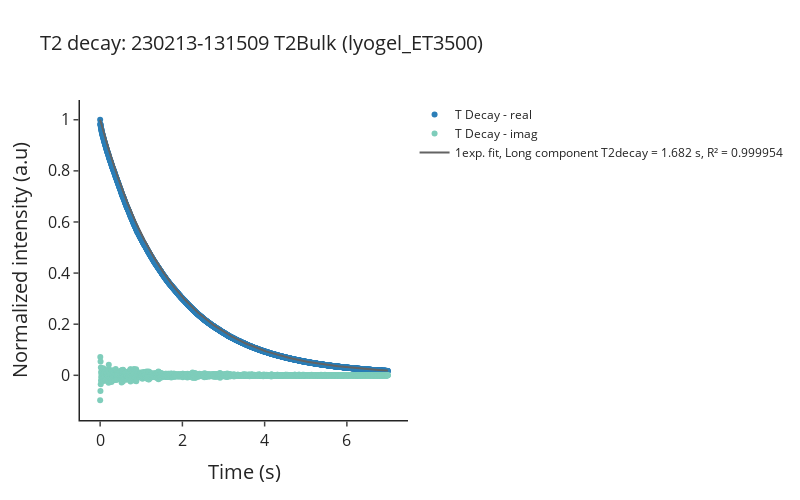

Notebook source saved alongside this figure:
### Markdown cell above
#### Process and plot data

### Code cell
# Define experiment filename
T2Bulk_filename = '230213-131509 T2Bulk (lyogel_ET3500)'

# Process experiment data
experiment = spinsolveproc.SpinsolveExperiment(data_filepath / T2Bulk_filename)
experiment.load()
output_dict = experiment.process()
figure, experiment_name = experiment.plot(output_dict)
figure[0].show()

### Figure 1 — Plotly figure (JSON) as saved in the notebook; plotly's stock layout.template omitted (floating-point values rounded to 4 significant figures; data arrays with more than 128 entries replaced by an {"elided": "..."} marker saying what was removed)
{"data": [{"marker": {"color": "#2C7FB8"}, "mode": "markers", "name": "T Decay - real", "type": "scatter", "x": {"elided": "2000 float values"}, "y": {"elided": "2000 float values"}}, {"marker": {"color": "#7FCDBB"}, "mode": "markers", "name": "T Decay - imag", "type": "scatter", "x": {"elided": "2000 float values"}, "y": {"elided": "2000 float values"}}, {"marker": {"color": "#636363"}, "mode": "lines", "name": "1exp. fit, Long component T2decay = 1.682 s, R² = 0.999954", "type": "scatter", "x": {"elided": "2000 float values"}, "y": {"elided": "2000 float values"}}], "layout": {"height": 500, "title": {"text": "T2 decay: 230213-131509 T2Bulk (lyogel_ET3500)"}, "width": 800, "xaxis": {"title": {"text": "Time (s)"}}, "yaxis": {"title": {"text": "Normalized intensity (a.u)"}}}}
